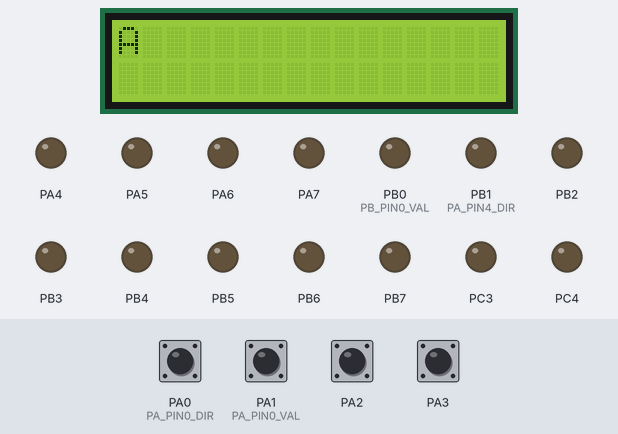
The program below on a simulated ATmega32, built with avr-gcc and emulated at 8 MHz. Parts: 16×2 character LCD, output pins drawn as LEDs (lit = HIGH). Wiring (inferred from the names in the program): character LCD (HD44780): RS PC0; R/W PC1; E PC2; data PD0, PD1, PD2, PD3, PD4, PD5, PD6, PD7. The test bench sets the inputs (shaded band); at power-on: PA0 (PA_PIN0_DIR), PA1 (PA_PIN0_VAL), PA2, PA3 HIGH. Pins used as bus, display or sensor lines are not drawn.

Above: at 1.2 s.
1.3 s: PA0 (PA_PIN0_DIR) pulled LOW for 0.15 s
At 2.5 s:
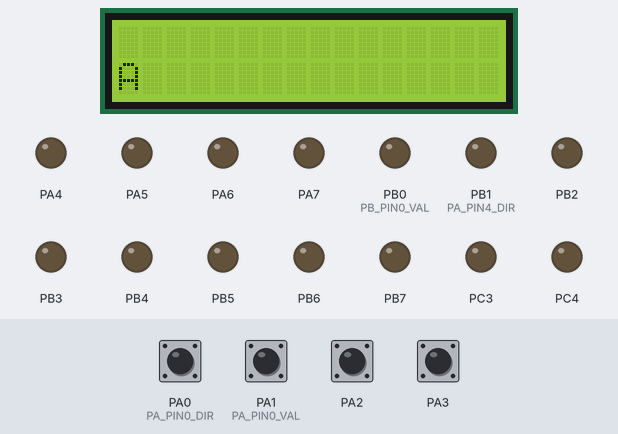
2.9 s: PA1 (PA_PIN0_VAL) pulled LOW for 0.15 s
At 3.7 s:
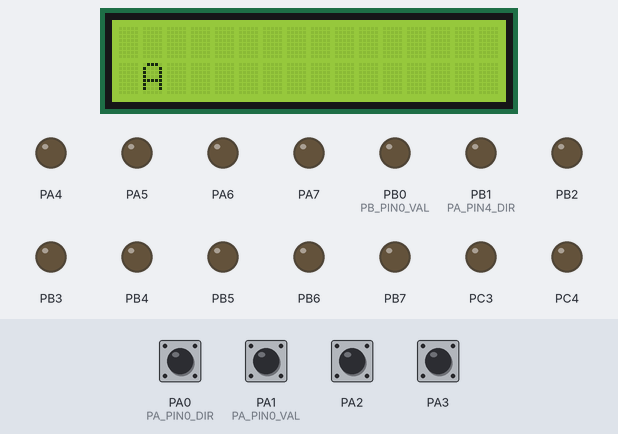
4.5 s: PA3 pulled LOW for 0.15 s
At 5.8 s:
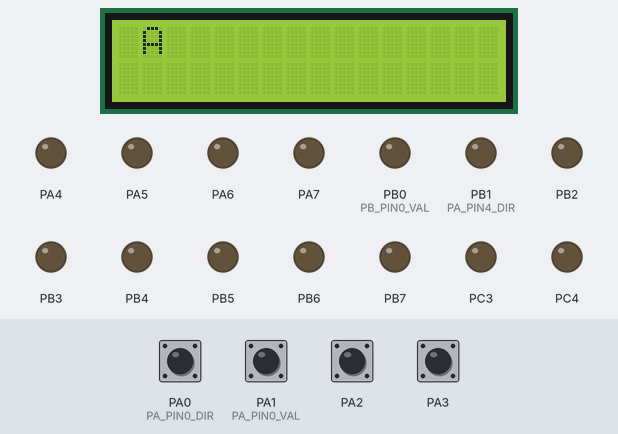
6.1 s: PA1 (PA_PIN0_VAL) pulled LOW for 1 s
At 7.4 s:
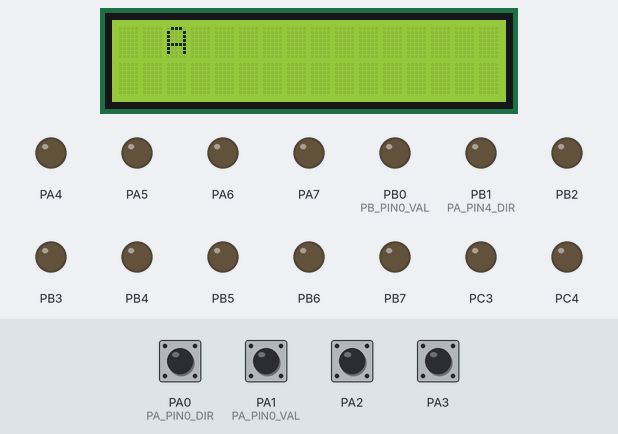
8.6 s: PA0 (PA_PIN0_DIR) pulled LOW for 1 s
At 10.5 s:
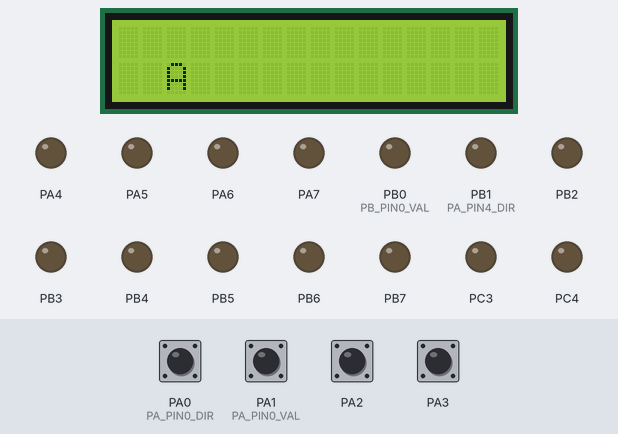
Timing chart, 0 to 12.0 s (numbered marks = the images above; inputs shaded):
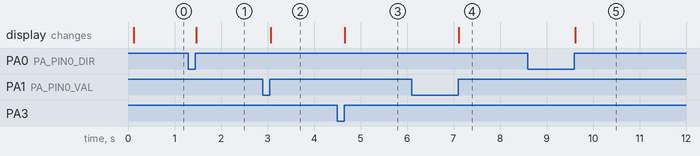

Measured:
- after the input at 1.3 s, the display: changes after 0.17 s (image 1)
- after the input at 2.9 s, the display: changes after 0.17 s (image 2)
- after the input at 4.5 s, the display: changes after 0.17 s (image 3)
- after the input at 6.1 s, the display: changes after 1.0 s (image 4)
- after the input at 8.6 s, the display: changes after 1.0 s (image 5)

The program:

main.c
```c
/*
* GccApplication2.c
*
* Created: 07/04/2024 05:27:34 ص
* Author : CRIZMA MEGA STORE
*/

#include "STD_TYPES.h"
#include "BIT_MATH.h"
#include "ERROR_STATES.h"
#include "DIO_INTERFACE.h"
#include "LCD_INTERFACE.h"
#include <util/delay.h>

int main(void)
{
	DIO_Enu_Init();
	LCD_enuInit();
	u8 value,len=0;
	u8 str[50]="Abdelrhman ->>";
	u8 x=1,y=1,flag=1;
	while(str[len])
	len++;
	/* Replace with your application code */
	while (1)
	{
		//app1
		/*
		for(u8 i=len;i>1;i--){
		LCD_enuSendString(str+i-1);
		LCD_enuClearScreen();
		}
		for(u8 i=1;i<=16;i++){
		LCD_enuSetPosition(1,i);
		LCD_enuSendString(str);
		LCD_enuClearScreen();
		}

		for(u8 i=len;i>1;i--){
		LCD_enuSetPosition(2,1);
		LCD_enuSendString(str+i-1);
		LCD_enuClearScreen();
		}
		for(u8 i=1;i<=16;i++){
		LCD_enuSetPosition(2,i);
		LCD_enuSendString(str);
		LCD_enuClearScreen();
		}
		*/
		//app2
		LCD_enuSetPosition(x,y);
		LCD_enuSendData('A');

		if(DIO_Enu_GetPinValue(DIO_u8PORTA,DIO_u8PIN0,&value)&&value==0)
		{

			if (flag==1)
			{
				x = 2;
				flag=0;
			}
			else{
				x = 1;
				flag=1;
			}
			while(DIO_Enu_GetPinValue(DIO_u8PORTA,DIO_u8PIN0,&value)&&value==0);
			LCD_enuClearScreen();
		}


		if(DIO_Enu_GetPinValue(DIO_u8PORTA,DIO_u8PIN1,&value)&&value==0)
		{
			y++;
			if(y==17)
			y=1;
			while(DIO_Enu_GetPinValue(DIO_u8PORTA,DIO_u8PIN1,&value)&&value==0);
			LCD_enuClearScreen();
		}
		if(DIO_Enu_GetPinValue(DIO_u8PORTA,DIO_u8PIN2,&value)&&value==0)
		{
			y--;
			if(y==0)
			y=16;
			while(DIO_Enu_GetPinValue(DIO_u8PORTA,DIO_u8PIN2,&value)&&value==0);
			LCD_enuClearScreen();
		}
		if(DIO_Enu_GetPinValue(DIO_u8PORTA,DIO_u8PIN3,&value)&&value==0)
		{

			if (flag==1)
			{
				x = 2;
				flag=0;
			}
			else{
				x = 1;
				flag=1;
			}
			while(DIO_Enu_GetPinValue(DIO_u8PORTA,DIO_u8PIN3,&value)&&value==0);
			LCD_enuClearScreen();
		}
	}
}
```

LCD_CONFIG.h
```c
#ifndef LCD_CONFIG_H_
#define LCD_CONFIG_H_

#define LCD_MODE 4

#define LCD_DATA_PORT DIO_u8PORTD
#define LCD_CONTROL_PORT DIO_u8PORTC

#define LCD_RS DIO_u8PIN0
#define LCD_RW DIO_u8PIN1
#define LCD_EN DIO_u8PIN2

/*

 We draw each char on website ===>> https://maxpromer.github.io/LCD-Character-Creator/

 Hint : *this website already neglect the first 3 bits in each byte = 0 (on the left side)
        *take the hex value or ad 000 on the left
*/

// دودى

u8 LCD_u8ExtraChar[] = {
    0x00, 0x07, 0x04, 0x12, 0x12, 0x1E, 0x0C, 0x00, // Char4
    0x00, 0x03, 0x03, 0x03, 0x03, 0x1F, 0x1F, 0x00, // Char3
    0x00, 0x0F, 0x09, 0x0F, 0x03, 0x06, 0x0C, 0x00, // Char2
    0x00, 0x03, 0x03, 0x03, 0x03, 0x1F, 0x1F, 0x00  // Char1

};

#endif
```

ERROR_STATES.h
```c
#ifndef ERROR_STATES_H_
#define ERROR_STATES_H_

typedef enum{
ES_NOT_OK,
ES_OK,
ES_NULL_POINTER,
ES_OUT_OF_RANGE,
ES_NOT_CORRECT_MODE
}ES_t;

#endif
```

LCD_INTERFACE.h
```c
#ifndef LCD_INTERFACE_H_
#define LCD_INTERFACE_H_

#define FOUR_BITS 0x28  // 4 bits mode initialization
#define EIGHT_BITS 0x38 // 8 bits mode initialization (8-bit data, 2-line display, 5 x 7 font )

#define lcd_DisplayOn_CursorOff 0x0c  // display on, cursor off, don't blink character
#define lcd_DisplayOn_CursorOn 0x0e   // display on, cursor on, don't blink character
#define lcd_DisplayOff_CursorOff 0x08 // turn display off
#define lcd_Clear 0x01                // replace all characters with ASCII 'space'
#define lcd_EntryMode 0x06            // shift cursor from left to right on read/write
#define lcd_Home 0x02                 // return cursor to first position on first line
#define lcd_CGRAM 0x40                // the first Place/Address at CGRAM
#define lcd_SetCursor 0x80            // set cursor position
#define lcd_FunctionReset 0x30        // reset the LCD

#define LCD_ROW_1 1
#define LCD_ROW_2 2

#define LCD_COL_1 1
#define LCD_COL_2 2
#define LCD_COL_3 3
#define LCD_COL_4 4
#define LCD_COL_5 5
#define LCD_COL_6 6
#define LCD_COL_7 7
#define LCD_COL_8 8
#define LCD_COL_9 9
#define LCD_COL_10 10
#define LCD_COL_11 11
#define LCD_COL_12 12
#define LCD_COL_13 13
#define LCD_COL_14 14
#define LCD_COL_15 15
#define LCD_COL_16 16

ES_t LCD_enuInit(void);

ES_t LCD_enuSendCommand(u8 Copy_u8Command);

ES_t LCD_enuSendData(u8 Copy_u8Data);

ES_t LCD_enuSendString(const u8 *Copy_u8ptrString);

ES_t LCD_enuSendNumber(s64 Copy_s64Number);

ES_t LCD_enuSetPosition(u8 Copy_u8Row, u8 Copy_u8Col);

ES_t LCD_enuSendExtraChar(u8 Copy_u8Row, u8 Copy_u8Col);

ES_t LCD_enuClearScreen(void);

#endif
```

LCD_PROGRAME.c
```c
#include "STD_TYPES.h"
#include "BIT_MATH.h"
#include "ERROR_STATES.h"
#include "DIO_INTERFACE.h"
#include "LCD_INTERFACE.h"
#include "LCD_PRIVATE.h"
#include "LCD_CONFIG.h"
#define F_CPU 8000000UL
#include <util/delay.h>

ES_t LCD_enuInit(void)
{
    ES_t Local_EnuErrorState = ES_NOT_OK;

#if LCD_MODE == 8

    // 1- must wait more than 30 ms before any action (VDD rises to 4.5 v)
    _delay_ms(50);

    // All Pins as OutPut pins
    DIO_Enu_SetPortDirection(LCD_DATA_PORT, DIO_u8PORT_OUTPUT);
    DIO_Enu_SetPinDirection(LCD_CONTROL_PORT, LCD_RS, DIO_u8OUTPUT);
    DIO_Enu_SetPinDirection(LCD_CONTROL_PORT, LCD_RW, DIO_u8OUTPUT);
    DIO_Enu_SetPinDirection(LCD_CONTROL_PORT, LCD_EN, DIO_u8OUTPUT);

    /* Return cursor to the first position on the first line  */
    LCD_enuSendCommand(lcd_Home);
    _delay_ms(1);

    /*FUNCTION SET Command : 2 lines , 5*8 font size */
    LCD_enuSendCommand(EIGHT_BITS); // 8 Bit Mode ==> 0x38
    _delay_ms(1);                   // wait more than 39 Ms

    /* DISPLAY & Cursor (ON / OFF) Control */
    LCD_enuSendCommand(lcd_DisplayOn_CursorOff);
    _delay_ms(1);

    /* DISPLAY CLEAR */
    LCD_enuClearScreen();

    /* ENTRY MODE  SET*/
    LCD_enuSendCommand(lcd_EntryMode);
    _delay_ms(1);

    //<<<<<<<<<<<<<<<<<<<<<<<<<<<<<<      4 Bits Mode       >>>>>>>>>>>>>>>>>>>>>>>>>>>>>>>>>

#elif LCD_MODE == 4

    // 1- must wait more than 30 ms before any action (VDD rises to 4.5 v)
    _delay_ms(50);
    DIO_Enu_SetPinDirection(LCD_DATA_PORT, DIO_u8PIN4, DIO_u8OUTPUT);
    DIO_Enu_SetPinDirection(LCD_DATA_PORT, DIO_u8PIN5, DIO_u8OUTPUT);
    DIO_Enu_SetPinDirection(LCD_DATA_PORT, DIO_u8PIN6, DIO_u8OUTPUT);
    DIO_Enu_SetPinDirection(LCD_DATA_PORT, DIO_u8PIN7, DIO_u8OUTPUT);
    DIO_Enu_SetPinDirection(LCD_CONTROL_PORT, LCD_RS, DIO_u8OUTPUT);
    DIO_Enu_SetPinDirection(LCD_CONTROL_PORT, LCD_RW, DIO_u8OUTPUT);
    DIO_Enu_SetPinDirection(LCD_CONTROL_PORT, LCD_EN, DIO_u8OUTPUT);

    /*return home*/
    LCD_enuSendCommand(lcd_Home);
    _delay_ms(30);

    /*FUNCTION SET Command*/
    LCD_enuSendCommand(FOUR_BITS); // 4 Bit Mode
    _delay_ms(1);

    /* DISPLAY & Cursor (ON / OFF) Control */
    LCD_enuSendCommand(lcd_DisplayOn_CursorOff);
    _delay_ms(1);

    /* DISPLAY CLEAR */
    LCD_enuClearScreen();

    /* ENTRY MODE  Set*/
    LCD_enuSendCommand(lcd_EntryMode);
    _delay_ms(1);

#else
    Local_EnuErrorState = ES_NOT_CORRECT_MODE;
#endif

    Local_EnuErrorState = ES_OK;

    return Local_EnuErrorState;
}

ES_t LCD_enuSendCommand(u8 Copy_u8Command)
{
    ES_t Local_EnuErrorState = ES_NOT_OK;
#if LCD_MODE == 8

    DIO_Enu_SetPortValue(LCD_DATA_PORT, Copy_u8Command);
    DIO_Enu_SetPinValue(LCD_CONTROL_PORT, LCD_RS, DIO_u8LOW);
    // RW always connect to GND to Write
    DIO_Enu_SetPinValue(LCD_CONTROL_PORT, LCD_RW, DIO_u8LOW);
    LCD_voidSendFallingEdge();

//<<<<<<<<<<<<<<<<<<<<<<<<<<<<<<      4 Bits Mode       >>>>>>>>>>>>>>>>>>>>>>>>>>>>>>>>>
#elif LCD_MODE == 4

    DIO_Enu_SetPinValue(LCD_CONTROL_PORT, LCD_RS, DIO_u8LOW);
    DIO_Enu_SetPinValue(LCD_CONTROL_PORT, LCD_RW, DIO_u8LOW);
    DIO_Enu_WriteHighNibbles(LCD_DATA_PORT, Copy_u8Command >> 4); // send the most 4 bits of data to high nibbles
    LCD_voidSendFallingEdge();
    DIO_Enu_WriteHighNibbles(LCD_DATA_PORT, Copy_u8Command); // send the least 4 bits of data to high nibbles
    LCD_voidSendFallingEdge();

#endif

    _delay_ms(1);

    Local_EnuErrorState = ES_OK;

    return Local_EnuErrorState;
}
ES_t LCD_enuSendData(u8 Copy_u8Data)
{
    ES_t Local_EnuErrorState = ES_NOT_OK;
#if LCD_MODE == 8

    DIO_Enu_SetPortValue(LCD_DATA_PORT, Copy_u8Data);
    DIO_Enu_SetPinValue(LCD_CONTROL_PORT, LCD_RS, DIO_u8HIGH);
    // RW always connect to GND to Write
    DIO_Enu_SetPinValue(LCD_CONTROL_PORT, LCD_RW, DIO_u8LOW);
    LCD_voidSendFallingEdge();

//<<<<<<<<<<<<<<<<<<<<<<<<<<<<<<      4 Bits Mode       >>>>>>>>>>>>>>>>>>>>>>>>>>>>>>>>>
#elif LCD_MODE == 4

    DIO_Enu_SetPinValue(LCD_CONTROL_PORT, LCD_RS, DIO_u8HIGH);
    DIO_Enu_SetPinValue(LCD_CONTROL_PORT, LCD_RW, DIO_u8LOW);
    DIO_Enu_WriteHighNibbles(LCD_DATA_PORT, Copy_u8Data >> 4); // send the most 4 bits of data to high nibbles
    LCD_voidSendFallingEdge();
    DIO_Enu_WriteHighNibbles(LCD_DATA_PORT, Copy_u8Data); // send the least 4 bits of data to high nibbles
    LCD_voidSendFallingEdge();

#endif

    _delay_ms(1);

    Local_EnuErrorState = ES_OK;

    return Local_EnuErrorState;
}

ES_t LCD_enuSendString(const u8 *Copy_u8ptrString)
{
    ES_t Local_EnuErrorState = ES_NOT_OK;

    u8 LOC_u8Iterator = 0;

    while (Copy_u8ptrString[LOC_u8Iterator] != '\0')
    {

        LCD_enuSendData(Copy_u8ptrString[LOC_u8Iterator]);
        LOC_u8Iterator++;
    }
    Local_EnuErrorState = ES_OK;

    return Local_EnuErrorState;
}

ES_t LCD_enuSendNumber(s64 Copy_s64Number)
{
    ES_t Local_EnuErrorState = ES_NOT_OK;
    u64 LOC_s64Reversed = 1;

    if (Copy_s64Number == 0)
    {
        LCD_enuSendData('0');
    }

    else
    {
        if(Copy_s64Number<0){
            Copy_s64Number*=-1;
            LCD_enuSendData('-');
        }

        while (Copy_s64Number != 0)
        {

            LOC_s64Reversed = (LOC_s64Reversed * 10) + (Copy_s64Number % 10);
            Copy_s64Number /= 10;
        }
        while (LOC_s64Reversed != 1)
        {

            LCD_enuSendData((LOC_s64Reversed % 10) + 48);
            LOC_s64Reversed /= 10;
        }
    }

    Local_EnuErrorState = ES_OK;

    return Local_EnuErrorState;
}

ES_t LCD_enuSetPosition(u8 Copy_u8Row, u8 Copy_u8Col)
{
    ES_t Local_EnuErrorState = ES_NOT_OK;

    u8 LOC_u8data;

    /* In These cases will set at (0,0) ==> if the user enter invalid location */
    if (Copy_u8Row > 2 || Copy_u8Row < 1 || Copy_u8Col > 16 || Copy_u8Col < 1) // check
    {
        LOC_u8data = lcd_SetCursor; // first location
        Local_EnuErrorState = ES_OUT_OF_RANGE;
    }

    else if (Copy_u8Row == LCD_ROW_1)
    {

        LOC_u8data = ((lcd_SetCursor) + (Copy_u8Col - 1)); // Row1 -> 0x80+col-1
    }

    else if (Copy_u8Row == LCD_ROW_2)
    {

        LOC_u8data = ((lcd_SetCursor) + (64) + (Copy_u8Col - 1)); // Row2 -> 0xc0+col-1
    }
    LCD_enuSendCommand(LOC_u8data);
    _delay_ms(1);

    Local_EnuErrorState = ES_OK;

    return Local_EnuErrorState;
}

ES_t LCD_enuSendExtraChar(u8 Copy_u8Row, u8 Copy_u8Col)
{
    ES_t Local_EnuErrorState = ES_NOT_OK;

    u8 LOC_u8Iterator = 0;
    /* 1- Go To CGRAM            */
    LCD_enuSendCommand(lcd_CGRAM); // Make AC refers to the first Place/Address at CGRAM

    /* 2- Draw Character in CGRAM        */
    /* Hint : it will be copied to DDRAM automatically */
    for (LOC_u8Iterator = 0; LOC_u8Iterator < sizeof(LCD_u8ExtraChar) / sizeof(LCD_u8ExtraChar[0]); LOC_u8Iterator++)
    {

        LCD_enuSendData(LCD_u8ExtraChar[LOC_u8Iterator]);
    }

    /* 3- Back (AC) To DDRAM          */
    LCD_enuSetPosition(Copy_u8Row, Copy_u8Col);

    /* 4- Send Character Address */
    for (LOC_u8Iterator = 0; LOC_u8Iterator < 8; LOC_u8Iterator++)
    {

        LCD_enuSendData(LOC_u8Iterator);
    }
    Local_EnuErrorState = ES_OK;

    return Local_EnuErrorState;
}

ES_t LCD_enuClearScreen(void)
{
    ES_t Local_EnuErrorState = ES_NOT_OK;
    LCD_enuSendCommand(lcd_Clear);
    _delay_ms(2); // wait more than 1.53 ms

    Local_EnuErrorState = ES_OK;

    return Local_EnuErrorState;
}

static void LCD_voidSendFallingEdge(void)
{
    DIO_Enu_SetPinValue(LCD_CONTROL_PORT, LCD_EN, DIO_u8HIGH);
    _delay_ms(1);
    DIO_Enu_SetPinValue(LCD_CONTROL_PORT, LCD_EN, DIO_u8LOW);
    _delay_ms(1);
}
```

BIT_MATH.h
```c
#ifndef _BIT_MATH_H_
#define _BIT_MATH_H_

#define SET_BIT(REG , BIT) (REG |=  (1 << BIT))
#define CLR_BIT(REG , BIT) (REG &= ~(1 << BIT))
#define TOG_BIT(REG , BIT) (REG ^=  (1 << BIT))
#define GIT_BIT(REG , BIT) ((REG >> BIT) & 0x1)

#endif
```

DIO_CONFIG.h
```c
#ifndef DIO_CONFIG_H_
#define DIO_CONFIG_H_
/*you can use INPUT or OUTPUT*/
#define PA_PIN0_DIR			INPUT
#define PA_PIN1_DIR			INPUT
#define PA_PIN2_DIR			INPUT
#define PA_PIN3_DIR			INPUT
#define PA_PIN4_DIR			OUTPUT
#define PA_PIN5_DIR			OUTPUT
#define PA_PIN6_DIR			OUTPUT
#define PA_PIN7_DIR			OUTPUT


#define PB_PIN0_DIR			OUTPUT
#define PB_PIN1_DIR			OUTPUT
#define PB_PIN2_DIR         OUTPUT
#define PB_PIN3_DIR         OUTPUT
#define PB_PIN4_DIR         OUTPUT
#define PB_PIN5_DIR         OUTPUT
#define PB_PIN6_DIR         OUTPUT
#define PB_PIN7_DIR         OUTPUT

#define PC_PIN0_DIR			OUTPUT
#define PC_PIN1_DIR			OUTPUT
#define PC_PIN2_DIR         OUTPUT
#define PC_PIN3_DIR         OUTPUT
#define PC_PIN4_DIR         OUTPUT
#define PC_PIN5_DIR         OUTPUT
#define PC_PIN6_DIR         OUTPUT
#define PC_PIN7_DIR         OUTPUT

#define PD_PIN0_DIR			OUTPUT
#define PD_PIN1_DIR			OUTPUT
#define PD_PIN2_DIR         OUTPUT
#define PD_PIN3_DIR         OUTPUT
#define PD_PIN4_DIR         OUTPUT
#define PD_PIN5_DIR         OUTPUT
#define PD_PIN6_DIR         OUTPUT
#define PD_PIN7_DIR         OUTPUT

/*you can use LOW  or HIGH*/
#define PA_PIN0_VAL			HIGH
#define PA_PIN1_VAL			HIGH
#define PA_PIN2_VAL			HIGH
#define PA_PIN3_VAL			HIGH
#define PA_PIN4_VAL			LOW
#define PA_PIN5_VAL			LOW
#define PA_PIN6_VAL			LOW
#define PA_PIN7_VAL			LOW


#define PB_PIN0_VAL			LOW
#define PB_PIN1_VAL			LOW
#define PB_PIN2_VAL			LOW
#define PB_PIN3_VAL			LOW
#define PB_PIN4_VAL			LOW
#define PB_PIN5_VAL			LOW
#define PB_PIN6_VAL			LOW
#define PB_PIN7_VAL			LOW


#define PC_PIN0_VAL			LOW
#define PC_PIN1_VAL			LOW
#define PC_PIN2_VAL			LOW
#define PC_PIN3_VAL			LOW
#define PC_PIN4_VAL			LOW
#define PC_PIN5_VAL			LOW
#define PC_PIN6_VAL			LOW
#define PC_PIN7_VAL			LOW


#define PD_PIN0_VAL			LOW
#define PD_PIN1_VAL			LOW
#define PD_PIN2_VAL			LOW
#define PD_PIN3_VAL			LOW
#define PD_PIN4_VAL			LOW
#define PD_PIN5_VAL			LOW
#define PD_PIN6_VAL			LOW
#define PD_PIN7_VAL			LOW


#endif
```

DIO_INTERFACE.h
```c
#ifndef DIO_INTERFACE_H_
#define DIO_INTERFACE_H_

#define DIO_u8PORTA		0
#define DIO_u8PORTB		1
#define DIO_u8PORTC		2
#define DIO_u8PORTD		3

#define DIO_u8PIN0		0
#define DIO_u8PIN1		1
#define DIO_u8PIN2		2
#define DIO_u8PIN3		3
#define DIO_u8PIN4		4
#define DIO_u8PIN5		5
#define DIO_u8PIN6		6
#define DIO_u8PIN7		7

#define DIO_u8HIGH		1
#define DIO_u8LOW		0

#define DIO_u8INPUT		0
#define DIO_u8OUTPUT	1

#define DIO_u8PORT_OUTPUT 0xFF
#define DIO_u8PORT_INPUT 0x00

#define DIO_u8PORT_HIGH 0xFF
#define DIO_u8PORT_LOW 0x00

#define DIO_u8FLOAT		0
#define DIO_u8PULL_UP	1

ES_t DIO_Enu_Init(void);

ES_t DIO_Enu_SetPortDirection(u8 Copy_u8PortID , u8 Copy_u8Value);

ES_t DIO_Enu_SetPortValue(u8 Copy_u8PortID , u8 Copy_u8Value);

ES_t DIO_Enu_SetPinDirection(u8 Copy_u8PortID ,u8 Copy_u8PinID , u8 Copy_u8Value);

ES_t DIO_Enu_SetPinValue(u8 Copy_u8PortID , u8 Copy_u8PinID ,u8 Copy_u8Value);

ES_t DIO_Enu_TogPortValue(u8 Copy_u8PortID);

ES_t DIO_Enu_TogPinValue(u8 Copy_u8PortID, u8 Copy_u8PinID );

ES_t DIO_Enu_GetPortValue(u8 Copy_u8PortID , u8 * Copy_pu8Value);

ES_t DIO_Enu_GetPinValue(u8 Copy_u8PortID ,u8 Copy_u8PinID ,  u8 * Copy_pu8Value);

ES_t DIO_Enu_WriteHighNibbles(u8 Copy_u8PortID ,u8 Copy_u8Value);

ES_t DIO_Enu_WriteLowNibbles(u8 Copy_u8PortID ,u8 Copy_u8Value);


#endif
```

DIO_PRIVATE.h
```c
#ifndef DIO_PRIVATE_H_
#define DIO_PRIVATE_H_

#define DIO_MASK_BIT	1

#define DIO_PORTA		0
#define DIO_PORTB		1
#define DIO_PORTC		2
#define DIO_PORTD		3

#define DIO_PIN0		0
#define DIO_PIN1		1
#define DIO_PIN2		2
#define DIO_PIN3		3
#define DIO_PIN4		4
#define DIO_PIN5		5
#define DIO_PIN6		6
#define DIO_PIN7		7


#define INPUT		0
#define OUTPUT		1

#define LOW			0
#define HIGH		1

#define FLOAT		0
#define PULL_UP		1

#define DDRA  		(*((u8*)0x3A))
#define PORTA		(*((u8*)0x3B))
#define PINA		(*((v_u8*)0x39))

#define DDRB  		(*((u8*)0x37))
#define PORTB		(*((u8*)0x38))
#define PINB		(*((v_u8*)0x36))

#define DDRC  		(*((u8*)0x34))
#define PORTC		(*((u8*)0x35))
#define PINC		(*((v_u8*)0x33))

#define DDRD  		(*((u8*)0x31))
#define PORTD		(*((u8*)0x32))
#define PIND		(*((v_u8*)0x30))


#define CONC_HELP(b7,b6,b5,b4,b3,b2,b1,b0)		0b##b7##b6##b5##b4##b3##b2##b1##b0
#define CONC(b7,b6,b5,b4,b3,b2,b1,b0)			CONC_HELP(b7,b6,b5,b4,b3,b2,b1,b0)


#endif
```

LCD_PRIVATE.h
```c
#ifndef LCD_PRIVATE_H_
#define LCD_PRIVATE_H_

static void LCD_voidSendFallingEdge(void);

#endif
```

STD_TYPES.h
```c
#ifndef STD_TYPES_H_
#define STD_TYPES_H_

#define CPU_TYPE_8         8
#define CPU_TYPE_16        16
#define CPU_TYPE_32        32
#define CPU_TYPE_64        64
#define MSB_FIRST          0
#define LSB_FIRST          1
#define HIGH_BYTE_FIRST    0
#define LOW_BYTE_FIRST     1


#define CPU_TYPE         CPU_TYPE_32
#define CPU_BIT_ORDER    LSB_FIRST
#define CPU_BYTE_ORDER   HIGH_BYTE_FIRST


/*unsigned Integer data types*/
typedef unsigned char                  u8;
typedef unsigned short int             u16;
typedef unsigned long int              u32;
typedef unsigned long  long            u64;
/*signed Integer data types*/
typedef signed char                    s8;
typedef signed short  int              s16;
typedef signed long int                s32;
typedef signed long  long              s64;
/*Real data types*/
typedef float                          f32;
typedef double                         f64;
typedef long double                    f96;
/*more -----------------*/
typedef volatile unsigned char         v_u8;
typedef volatile signed char           v_s8;
typedef volatile unsigned short int    v_u16;
typedef volatile signed short  int     v_s16;
typedef volatile unsigned long int     v_u32;
typedef volatile signed long int       v_s32;
typedef volatile unsigned long  long   v_u64;
typedef volatile signed long  long     v_s64;
#define NULL (void*)0

#endif
```

Source omitted: DIO_PROGRAM.c (9287 bytes)
